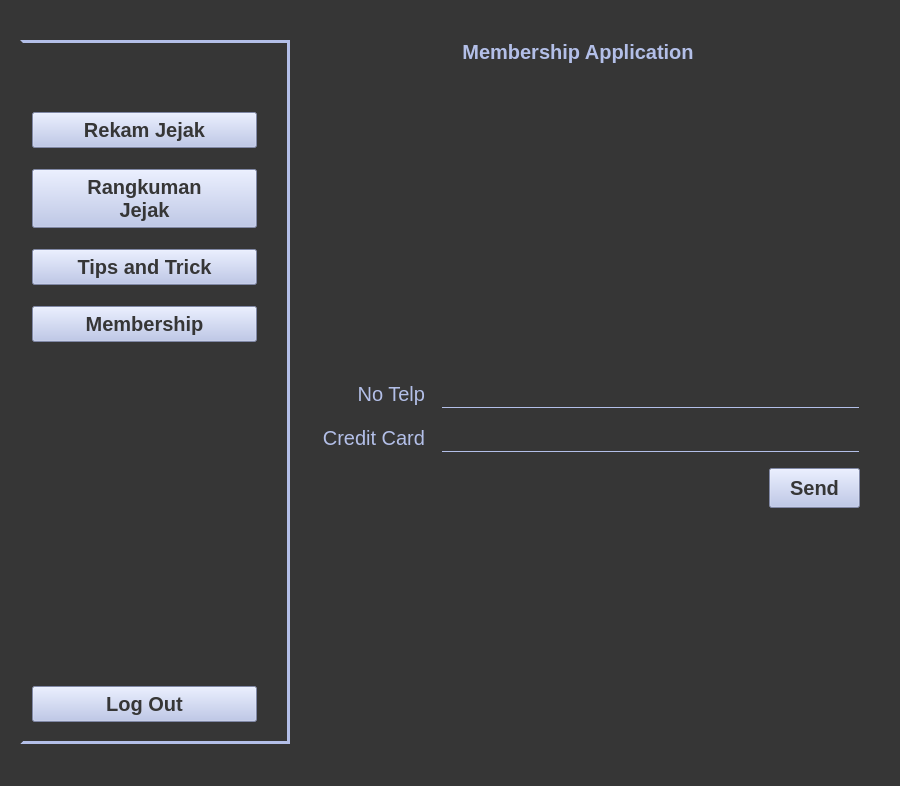
<?xml version="1.0" encoding="UTF-8"?>
<ui version="4.0">
 <class>MainWindow</class>
 <widget class="QMainWindow" name="MainWindow">
  <property name="geometry">
   <rect>
    <x>0</x>
    <y>0</y>
    <width>900</width>
    <height>786</height>
   </rect>
  </property>
  <property name="windowTitle">
   <string>MainWindow</string>
  </property>
  <property name="styleSheet">
   <string notr="true">background-color: rgb(54, 54, 54);</string>
  </property>
  <widget class="QWidget" name="centralwidget">
   <layout class="QGridLayout" name="gridLayout">
    <property name="leftMargin">
     <number>20</number>
    </property>
    <property name="topMargin">
     <number>20</number>
    </property>
    <property name="rightMargin">
     <number>20</number>
    </property>
    <property name="bottomMargin">
     <number>20</number>
    </property>
    <item row="0" column="0">
     <spacer name="horizontalSpacer">
      <property name="orientation">
       <enum>Qt::Horizontal</enum>
      </property>
      <property name="sizeType">
       <enum>QSizePolicy::Minimum</enum>
      </property>
      <property name="sizeHint" stdset="0">
       <size>
        <width>40</width>
        <height>20</height>
       </size>
      </property>
     </spacer>
    </item>
    <item row="0" column="4">
     <spacer name="horizontalSpacer_7">
      <property name="orientation">
       <enum>Qt::Horizontal</enum>
      </property>
      <property name="sizeType">
       <enum>QSizePolicy::Fixed</enum>
      </property>
      <property name="sizeHint" stdset="0">
       <size>
        <width>40</width>
        <height>20</height>
       </size>
      </property>
     </spacer>
    </item>
    <item row="0" column="6">
     <spacer name="horizontalSpacer_3">
      <property name="orientation">
       <enum>Qt::Horizontal</enum>
      </property>
      <property name="sizeType">
       <enum>QSizePolicy::Minimum</enum>
      </property>
      <property name="sizeHint" stdset="0">
       <size>
        <width>60</width>
        <height>20</height>
       </size>
      </property>
     </spacer>
    </item>
    <item row="0" column="2">
     <spacer name="horizontalSpacer_5">
      <property name="orientation">
       <enum>Qt::Horizontal</enum>
      </property>
      <property name="sizeType">
       <enum>QSizePolicy::Fixed</enum>
      </property>
      <property name="sizeHint" stdset="0">
       <size>
        <width>40</width>
        <height>20</height>
       </size>
      </property>
     </spacer>
    </item>
    <item row="0" column="5">
     <spacer name="horizontalSpacer_4">
      <property name="orientation">
       <enum>Qt::Horizontal</enum>
      </property>
      <property name="sizeType">
       <enum>QSizePolicy::Expanding</enum>
      </property>
      <property name="sizeHint" stdset="0">
       <size>
        <width>40</width>
        <height>20</height>
       </size>
      </property>
     </spacer>
    </item>
    <item row="1" column="0" rowspan="6">
     <widget class="QFrame" name="sidebarFrame">
      <property name="sizePolicy">
       <sizepolicy hsizetype="Minimum" vsizetype="Ignored">
        <horstretch>0</horstretch>
        <verstretch>0</verstretch>
       </sizepolicy>
      </property>
      <property name="minimumSize">
       <size>
        <width>270</width>
        <height>0</height>
       </size>
      </property>
      <property name="styleSheet">
       <string notr="true">QFrame#sidebarFrame{border-width: 3px; border-style: solid; border-color: rgb(179, 191, 232) rgb(179, 191, 232)  rgb(179, 191, 232) rgb(54, 54, 54) ;}</string>
      </property>
      <property name="frameShape">
       <enum>QFrame::StyledPanel</enum>
      </property>
      <property name="frameShadow">
       <enum>QFrame::Raised</enum>
      </property>
      <layout class="QVBoxLayout" name="verticalLayout">
       <property name="rightMargin">
        <number>30</number>
       </property>
       <item>
        <spacer name="verticalSpacer_6">
         <property name="orientation">
          <enum>Qt::Vertical</enum>
         </property>
         <property name="sizeType">
          <enum>QSizePolicy::Fixed</enum>
         </property>
         <property name="sizeHint" stdset="0">
          <size>
           <width>20</width>
           <height>10</height>
          </size>
         </property>
        </spacer>
       </item>
       <item>
        <widget class="QLabel" name="lbl_logo">
         <property name="sizePolicy">
          <sizepolicy hsizetype="Preferred" vsizetype="Maximum">
           <horstretch>0</horstretch>
           <verstretch>0</verstretch>
          </sizepolicy>
         </property>
         <property name="styleSheet">
          <string notr="true">border: none;</string>
         </property>
         <property name="text">
          <string>&lt;html&gt;&lt;head/&gt;&lt;body&gt;&lt;p align=&quot;center&quot;&gt;&lt;img src=&quot;:/logo/img/logo.png&quot;/&gt;&lt;/p&gt;&lt;/body&gt;&lt;/html&gt;</string>
         </property>
        </widget>
       </item>
       <item>
        <spacer name="verticalSpacer_7">
         <property name="orientation">
          <enum>Qt::Vertical</enum>
         </property>
         <property name="sizeType">
          <enum>QSizePolicy::Fixed</enum>
         </property>
         <property name="sizeHint" stdset="0">
          <size>
           <width>20</width>
           <height>30</height>
          </size>
         </property>
        </spacer>
       </item>
       <item>
        <widget class="QPushButton" name="btn_activity">
         <property name="cursor">
          <cursorShape>PointingHandCursor</cursorShape>
         </property>
         <property name="styleSheet">
          <string notr="true">font-size: 15pt; background-color: rgb(179, 191, 232); font-weight: Bold;
color: rgb(54, 54, 54);
 padding: 5px;</string>
         </property>
         <property name="text">
          <string>Rekam Jejak</string>
         </property>
        </widget>
       </item>
       <item>
        <spacer name="verticalSpacer_3">
         <property name="orientation">
          <enum>Qt::Vertical</enum>
         </property>
         <property name="sizeType">
          <enum>QSizePolicy::Fixed</enum>
         </property>
         <property name="sizeHint" stdset="0">
          <size>
           <width>20</width>
           <height>15</height>
          </size>
         </property>
        </spacer>
       </item>
       <item>
        <widget class="QPushButton" name="btn_summary">
         <property name="cursor">
          <cursorShape>PointingHandCursor</cursorShape>
         </property>
         <property name="styleSheet">
          <string notr="true">font-size: 15pt; background-color: rgb(179, 191, 232); font-weight: Bold;
color: rgb(54, 54, 54);
 padding: 5px;</string>
         </property>
         <property name="text">
          <string>Rangkuman
Jejak</string>
         </property>
        </widget>
       </item>
       <item>
        <spacer name="verticalSpacer_4">
         <property name="orientation">
          <enum>Qt::Vertical</enum>
         </property>
         <property name="sizeType">
          <enum>QSizePolicy::Fixed</enum>
         </property>
         <property name="sizeHint" stdset="0">
          <size>
           <width>20</width>
           <height>15</height>
          </size>
         </property>
        </spacer>
       </item>
       <item>
        <widget class="QPushButton" name="btn_tnt">
         <property name="cursor">
          <cursorShape>PointingHandCursor</cursorShape>
         </property>
         <property name="styleSheet">
          <string notr="true">font-size: 15pt; background-color: rgb(179, 191, 232); font-weight: Bold;
color: rgb(54, 54, 54);
 padding: 5px;</string>
         </property>
         <property name="text">
          <string>Tips and Trick</string>
         </property>
        </widget>
       </item>
       <item>
        <spacer name="verticalSpacer_5">
         <property name="orientation">
          <enum>Qt::Vertical</enum>
         </property>
         <property name="sizeType">
          <enum>QSizePolicy::Fixed</enum>
         </property>
         <property name="sizeHint" stdset="0">
          <size>
           <width>20</width>
           <height>15</height>
          </size>
         </property>
        </spacer>
       </item>
       <item>
        <widget class="QPushButton" name="btn_membership">
         <property name="cursor">
          <cursorShape>PointingHandCursor</cursorShape>
         </property>
         <property name="styleSheet">
          <string notr="true">font-size: 15pt; background-color: rgb(179, 191, 232); font-weight: Bold;
color: rgb(54, 54, 54);
 padding: 5px;</string>
         </property>
         <property name="text">
          <string>Membership</string>
         </property>
        </widget>
       </item>
       <item>
        <spacer name="verticalSpacer_2">
         <property name="orientation">
          <enum>Qt::Vertical</enum>
         </property>
         <property name="sizeHint" stdset="0">
          <size>
           <width>20</width>
           <height>40</height>
          </size>
         </property>
        </spacer>
       </item>
       <item>
        <widget class="QPushButton" name="btn_logout">
         <property name="cursor">
          <cursorShape>PointingHandCursor</cursorShape>
         </property>
         <property name="styleSheet">
          <string notr="true">font-size: 15pt; background-color: rgb(179, 191, 232); font-weight: Bold;
color: rgb(54, 54, 54);
 padding: 5px;</string>
         </property>
         <property name="text">
          <string>Log Out</string>
         </property>
        </widget>
       </item>
       <item>
        <spacer name="verticalSpacer_8">
         <property name="orientation">
          <enum>Qt::Vertical</enum>
         </property>
         <property name="sizeType">
          <enum>QSizePolicy::Fixed</enum>
         </property>
         <property name="sizeHint" stdset="0">
          <size>
           <width>20</width>
           <height>10</height>
          </size>
         </property>
        </spacer>
       </item>
      </layout>
     </widget>
    </item>
    <item row="4" column="7">
     <spacer name="verticalSpacer">
      <property name="orientation">
       <enum>Qt::Vertical</enum>
      </property>
      <property name="sizeHint" stdset="0">
       <size>
        <width>20</width>
        <height>40</height>
       </size>
      </property>
     </spacer>
    </item>
    <item row="0" column="3">
     <spacer name="horizontalSpacer_6">
      <property name="orientation">
       <enum>Qt::Horizontal</enum>
      </property>
      <property name="sizeType">
       <enum>QSizePolicy::Fixed</enum>
      </property>
      <property name="sizeHint" stdset="0">
       <size>
        <width>1</width>
        <height>20</height>
       </size>
      </property>
     </spacer>
    </item>
    <item row="1" column="1" colspan="6">
     <widget class="QLabel" name="lbl_header">
      <property name="styleSheet">
       <string notr="true">font-size: 15pt; color: rgb(179, 191, 232); font-weight: Bold;</string>
      </property>
      <property name="text">
       <string>&lt;html&gt;&lt;head/&gt;&lt;body&gt;&lt;p align=&quot;center&quot;&gt;Membership Application&lt;/p&gt;&lt;/body&gt;&lt;/html&gt;</string>
      </property>
     </widget>
    </item>
    <item row="0" column="1">
     <spacer name="horizontalSpacer_2">
      <property name="orientation">
       <enum>Qt::Horizontal</enum>
      </property>
      <property name="sizeType">
       <enum>QSizePolicy::Fixed</enum>
      </property>
      <property name="sizeHint" stdset="0">
       <size>
        <width>20</width>
        <height>20</height>
       </size>
      </property>
     </spacer>
    </item>
    <item row="3" column="6">
     <spacer name="verticalSpacer_9">
      <property name="orientation">
       <enum>Qt::Vertical</enum>
      </property>
      <property name="sizeType">
       <enum>QSizePolicy::Fixed</enum>
      </property>
      <property name="sizeHint" stdset="0">
       <size>
        <width>20</width>
        <height>10</height>
       </size>
      </property>
     </spacer>
    </item>
    <item row="4" column="2" colspan="5">
     <layout class="QGridLayout" name="gridLayout_2">
      <item row="6" column="0">
       <widget class="QLabel" name="label_2">
        <property name="sizePolicy">
         <sizepolicy hsizetype="Minimum" vsizetype="Preferred">
          <horstretch>0</horstretch>
          <verstretch>0</verstretch>
         </sizepolicy>
        </property>
        <property name="styleSheet">
         <string notr="true">font-size: 15pt; color: rgb(179, 191, 232); font-weight: DemiBold;</string>
        </property>
        <property name="text">
         <string>&lt;html&gt;&lt;head/&gt;&lt;body&gt;&lt;p align=&quot;right&quot;&gt;Credit Card&lt;/p&gt;&lt;/body&gt;&lt;/html&gt;</string>
        </property>
       </widget>
      </item>
      <item row="0" column="0">
       <spacer name="verticalSpacer_11">
        <property name="orientation">
         <enum>Qt::Vertical</enum>
        </property>
        <property name="sizeHint" stdset="0">
         <size>
          <width>20</width>
          <height>40</height>
         </size>
        </property>
       </spacer>
      </item>
      <item row="7" column="3">
       <spacer name="verticalSpacer_12">
        <property name="orientation">
         <enum>Qt::Vertical</enum>
        </property>
        <property name="sizeType">
         <enum>QSizePolicy::Fixed</enum>
        </property>
        <property name="sizeHint" stdset="0">
         <size>
          <width>20</width>
          <height>10</height>
         </size>
        </property>
       </spacer>
      </item>
      <item row="1" column="1">
       <spacer name="horizontalSpacer_9">
        <property name="orientation">
         <enum>Qt::Horizontal</enum>
        </property>
        <property name="sizeType">
         <enum>QSizePolicy::Fixed</enum>
        </property>
        <property name="sizeHint" stdset="0">
         <size>
          <width>10</width>
          <height>20</height>
         </size>
        </property>
       </spacer>
      </item>
      <item row="2" column="2">
       <widget class="QLabel" name="lbl_feedback">
        <property name="sizePolicy">
         <sizepolicy hsizetype="Preferred" vsizetype="Maximum">
          <horstretch>0</horstretch>
          <verstretch>0</verstretch>
         </sizepolicy>
        </property>
        <property name="text">
         <string>&lt;html&gt;&lt;head/&gt;&lt;body&gt;&lt;p&gt;&lt;br/&gt;&lt;/p&gt;&lt;/body&gt;&lt;/html&gt;</string>
        </property>
       </widget>
      </item>
      <item row="1" column="3">
       <spacer name="horizontalSpacer_11">
        <property name="orientation">
         <enum>Qt::Horizontal</enum>
        </property>
        <property name="sizeType">
         <enum>QSizePolicy::Minimum</enum>
        </property>
        <property name="sizeHint" stdset="0">
         <size>
          <width>40</width>
          <height>20</height>
         </size>
        </property>
       </spacer>
      </item>
      <item row="5" column="2">
       <spacer name="verticalSpacer_13">
        <property name="orientation">
         <enum>Qt::Vertical</enum>
        </property>
        <property name="sizeType">
         <enum>QSizePolicy::Fixed</enum>
        </property>
        <property name="sizeHint" stdset="0">
         <size>
          <width>20</width>
          <height>10</height>
         </size>
        </property>
       </spacer>
      </item>
      <item row="8" column="3">
       <widget class="QPushButton" name="btn_send">
        <property name="styleSheet">
         <string notr="true">font-size: 15pt; background-color: rgb(179, 191, 232); font-weight: Bold;
color: rgb(54, 54, 54);
 padding: 7px 20px 7px 20px;</string>
        </property>
        <property name="text">
         <string>Send</string>
        </property>
       </widget>
      </item>
      <item row="6" column="2" colspan="2">
       <widget class="QLineEdit" name="lbl_cc_entry">
        <property name="styleSheet">
         <string notr="true">border-width: 1px; border-style: solid; border-color: rgb(54, 54, 54) rgb(54, 54, 54) rgb(179, 191, 232) rgb(54, 54, 54);
color: white;
font-size: 15pt;
</string>
        </property>
       </widget>
      </item>
      <item row="1" column="0">
       <spacer name="horizontalSpacer_8">
        <property name="orientation">
         <enum>Qt::Horizontal</enum>
        </property>
        <property name="sizeType">
         <enum>QSizePolicy::Minimum</enum>
        </property>
        <property name="sizeHint" stdset="0">
         <size>
          <width>0</width>
          <height>20</height>
         </size>
        </property>
       </spacer>
      </item>
      <item row="9" column="3">
       <spacer name="verticalSpacer_10">
        <property name="orientation">
         <enum>Qt::Vertical</enum>
        </property>
        <property name="sizeHint" stdset="0">
         <size>
          <width>20</width>
          <height>40</height>
         </size>
        </property>
       </spacer>
      </item>
      <item row="4" column="2" colspan="2">
       <widget class="QLineEdit" name="lbl_telp_entry">
        <property name="styleSheet">
         <string notr="true">border-width: 1px; border-style: solid; border-color: rgb(54, 54, 54) rgb(54, 54, 54) rgb(179, 191, 232) rgb(54, 54, 54);
color: white;
font-size: 15pt;
</string>
        </property>
       </widget>
      </item>
      <item row="1" column="2">
       <spacer name="horizontalSpacer_10">
        <property name="orientation">
         <enum>Qt::Horizontal</enum>
        </property>
        <property name="sizeHint" stdset="0">
         <size>
          <width>40</width>
          <height>20</height>
         </size>
        </property>
       </spacer>
      </item>
      <item row="4" column="0">
       <widget class="QLabel" name="label">
        <property name="sizePolicy">
         <sizepolicy hsizetype="Minimum" vsizetype="Preferred">
          <horstretch>0</horstretch>
          <verstretch>0</verstretch>
         </sizepolicy>
        </property>
        <property name="styleSheet">
         <string notr="true">font-size: 15pt; color: rgb(179, 191, 232); font-weight: DemiBold;</string>
        </property>
        <property name="text">
         <string>&lt;html&gt;&lt;head/&gt;&lt;body&gt;&lt;p align=&quot;right&quot;&gt;No Telp&lt;/p&gt;&lt;/body&gt;&lt;/html&gt;</string>
        </property>
       </widget>
      </item>
      <item row="3" column="2">
       <spacer name="verticalSpacer_14">
        <property name="orientation">
         <enum>Qt::Vertical</enum>
        </property>
        <property name="sizeType">
         <enum>QSizePolicy::Fixed</enum>
        </property>
        <property name="sizeHint" stdset="0">
         <size>
          <width>20</width>
          <height>10</height>
         </size>
        </property>
       </spacer>
      </item>
     </layout>
    </item>
   </layout>
  </widget>
  <widget class="QMenuBar" name="menubar">
   <property name="geometry">
    <rect>
     <x>0</x>
     <y>0</y>
     <width>900</width>
     <height>26</height>
    </rect>
   </property>
  </widget>
  <widget class="QStatusBar" name="statusbar"/>
 </widget>
 <resources>
  <include location="../activity_main/sidebarres.qrc"/>
  <include location="../tipsandtrick/tnt_res.qrc"/>
 </resources>
 <connections/>
</ui>
